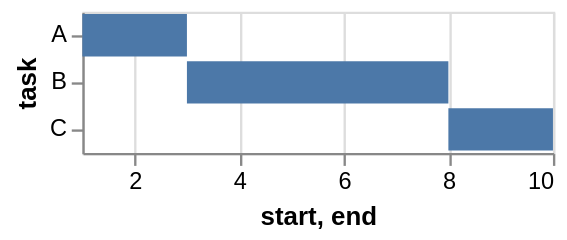

The specification (Vega-Lite) saved for this image:
### Vega specification from a JSON file in a GitHub repository (floating-point values rounded to 4 significant figures)
{"$schema": "https://vega.github.io/schema/vega/v5.json", "description": "A simple bar chart with ranged data (aka Gantt Chart).", "background": "white", "padding": 5, "width": 200, "style": "cell", "data": [{"name": "source_0", "values": [{"task": "A", "start": 1, "end": 3}, {"task": "B", "start": 3, "end": 8}, {"task": "C", "start": 8, "end": 10}]}, {"name": "data_0", "source": "source_0", "transform": [{"type": "filter", "expr": "isValid(datum[\"start\"]) && isFinite(+datum[\"start\"])"}]}], "signals": [{"name": "y_step", "value": 20}, {"name": "height", "update": "bandspace(domain('y').length, 0.1, 0.05) * y_step"}], "marks": [{"name": "marks", "type": "rect", "style": ["bar"], "from": {"data": "data_0"}, "encode": {"update": {"fill": {"value": "#4c78a8"}, "ariaRoleDescription": {"value": "bar"}, "description": {"signal": "\"start: \" + (format(datum[\"start\"], \"\")) + \"; task: \" + (isValid(datum[\"task\"]) ? datum[\"task\"] : \"\"+datum[\"task\"]) + \"; end: \" + (format(datum[\"end\"], \"\"))"}, "x": {"scale": "x", "field": "start"}, "x2": {"scale": "x", "field": "end"}, "yc": {"scale": "y", "field": "task", "band": 0.5}, "height": {"signal": "max(0.25, bandwidth('y'))"}}}}], "scales": [{"name": "x", "type": "linear", "domain": {"data": "data_0", "fields": ["start", "end"]}, "range": [0, {"signal": "width"}], "nice": true, "zero": false}, {"name": "y", "type": "band", "domain": {"data": "data_0", "field": "task", "sort": true}, "range": {"step": {"signal": "y_step"}}, "paddingInner": 0.1, "paddingOuter": 0.05}], "axes": [{"scale": "x", "orient": "bottom", "gridScale": "y", "grid": true, "tickCount": {"signal": "ceil(width/40)"}, "domain": false, "labels": false, "aria": false, "maxExtent": 0, "minExtent": 0, "ticks": false, "zindex": 0}, {"scale": "x", "orient": "bottom", "grid": false, "title": "start, end", "labelFlush": true, "labelOverlap": true, "tickCount": {"signal": "ceil(width/40)"}, "zindex": 0}, {"scale": "y", "orient": "left", "grid": false, "title": "task", "zindex": 0}]}
